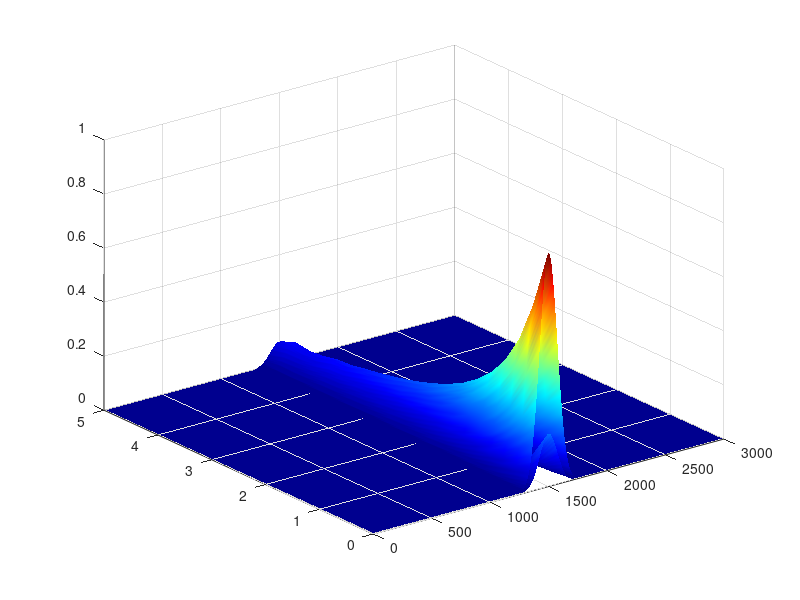
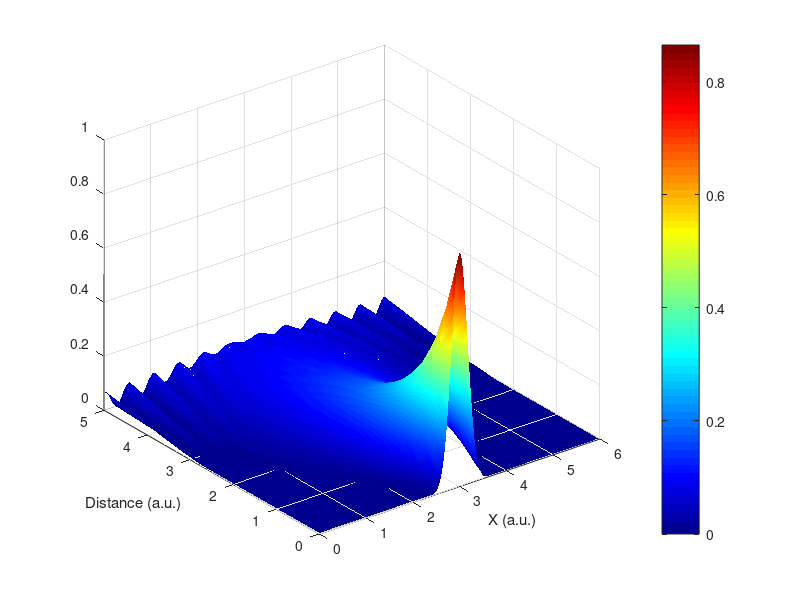
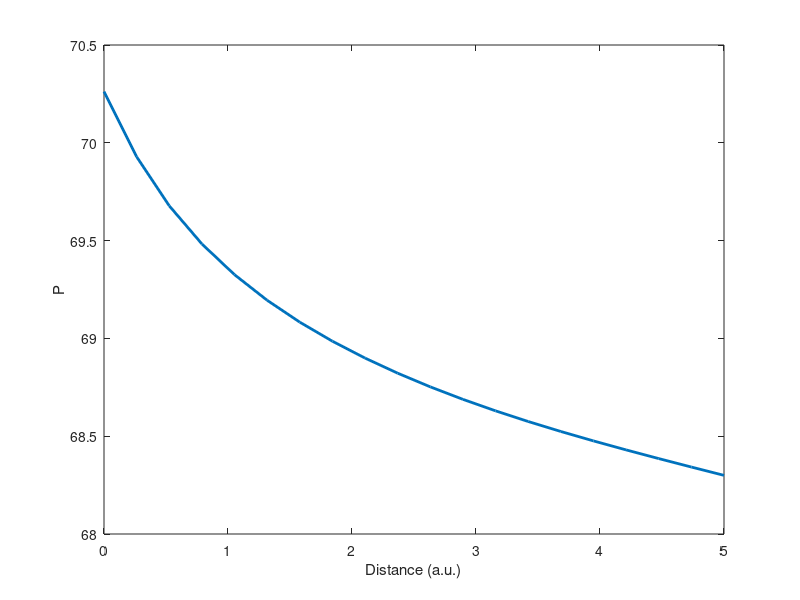
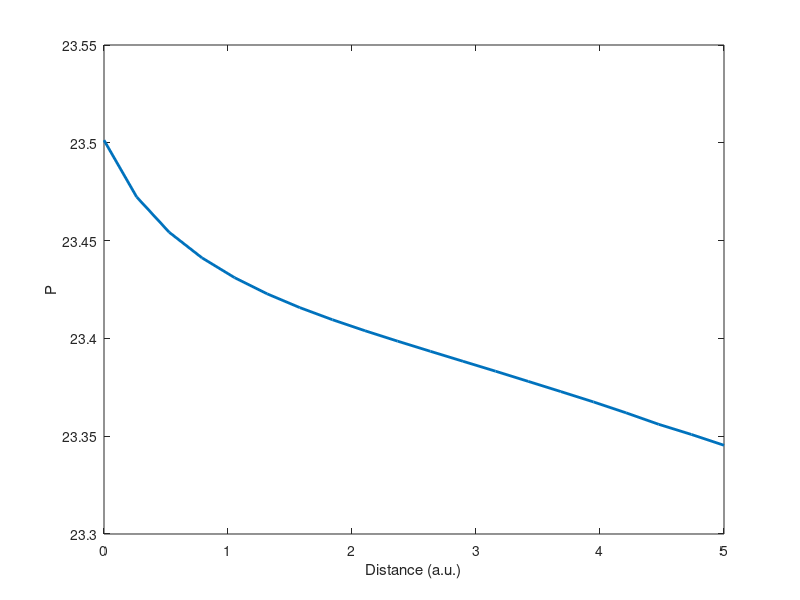

Recreate these plots in MATLAB, in order.

% Number of fourier modes
L_space = 20*0.3;
L_time = 20*150;

% Number of points to split up x into
N_space = 2^10;
N_time = 2^9;

% points for x and y 
x = (L_space/N_space)*(0:N_space-1);
t = (L_time/N_time)*(0:N_time-1);
[X, T] = meshgrid(x,t);

% Fourier space for x and y
kx_pump = 2*pi/L_space*[(0:N_space/2-1) (-N_space/2:-1)];
omega_pump = 2*pi/L_time*[(0:N_time/2-1) (-N_time/2:-1)];


[Kx, OMEGA] = meshgrid(kx_pump,omega_pump);

% nonlinear
Aeff_mm_squared = 20e-6;

alpha_2_d_mm_per_W = 50e-8;
alpha_2_mm_per_W = 20e-8;

gamma2 = alpha_2_mm_per_W/(2*Aeff_mm_squared);
gamma2_d = alpha_2_d_mm_per_W/(2*Aeff_mm_squared);


% Propagation distance
Z = 5;
steps = 20;
dZ = Z/steps;

% Initial envelope
phi_pump = exp(-((X - 0.5*L_space).^2./0.3^2 + (T - 0.5*L_time).^2./150.^2));
phi_probe = exp(-((X - 0.5*L_space).^2./0.1^2 + (T - 0.5*L_time).^2./150.^2));

% Linear propagation operator
D_pump = -(0.5*(-1i*0.1*Kx.^2 + 1i*1*OMEGA.^2)*0.5*dZ);
D_probe = -(0.5*(-1i*0.1*Kx.^2 + 1i*1*OMEGA.^2)*0.5*dZ);

phi_out_pump = zeros(steps, N_time, N_space);
phi_out_probe = zeros(steps, N_time, N_space);

% Not symmetrized, will need to do that for better accuracy
for ind = 1:steps
    
    %Pump
    
    lin_step_pump_1 = ifft2(fft2(phi_pump).*exp(D_pump));

    nonlin_step_pump = lin_step_pump_1.*exp((-2*gamma2_d*abs(lin_step_pump_1).^2)*dZ);
    
    lin_step_pump_2 = ifft2(fft2(nonlin_step_pump).*exp(D_pump));
    
    phi_pump = lin_step_pump_2;
    
    % Probe
    
    lin_step_probe_1 = ifft2(fft2(phi_probe).*exp(D_probe));

    nonlin_step_probe = lin_step_probe_1.*exp((-2*gamma2*abs(lin_step_pump_1).^2)*dZ);
    
    lin_step_probe_2 = ifft2(fft2(nonlin_step_probe).*exp(D_probe));
    
    phi_probe = lin_step_probe_2;

    phi_out_pump(ind, :, :) = phi_pump;
    phi_out_probe(ind, :, :) = phi_probe;
end

P_pump = zeros(1,steps);
P_probe = zeros(1,steps);
%Power
dX = L_space/N_space;
dT = L_time/N_time;

for ind = 1:steps
    P_pump(ind) = dX*dT*sum(sum(abs(phi_out_pump(ind,:,:)).^2));
    P_probe(ind) = dX*dT*sum(sum(abs(phi_out_probe(ind,:,:)).^2));
end
 
z = linspace(0,Z,steps);
figure(1)
% surf(x,z,abs(phi_out(:,:,N_time/2)).^2)
surf(t,z,abs(squeeze(phi_out_pump(:,:,N_space/2+1))).^2)
hold on
surf(t,z,abs(squeeze(phi_out_probe(:,:,N_space/2+1))).^2)
hold off
shading interp, colormap('jet')

figure(2)
surf(x,z,abs(squeeze(phi_out_pump(:,N_time/2+1,:))).^2)
shading interp
colormap('jet')
colorbar
xlabel('X (a.u.)')
ylabel('Distance (a.u.)')
%xlim([min(x) max(x)])



%Power conservation
figure(3)
plot(z,P_pump,'Linewidth',2)
xlabel('Distance (a.u.)')
ylabel('P')
%ylim([P(1)-1 P(1)+1])

figure(4)
plot(z,P_probe,'Linewidth',2)
xlabel('Distance (a.u.)')
ylabel('P')
%ylim([P(1)-1 P(1)+1])

show_video = 0;
if show_video, for ind = 1:steps
        imshow(squeeze(abs(phi_out_pump(ind,:,:)).^2)./max(max(abs(phi_out_pump(ind,:,:)).^2)))
        pause(0.01)
        end
end

 
